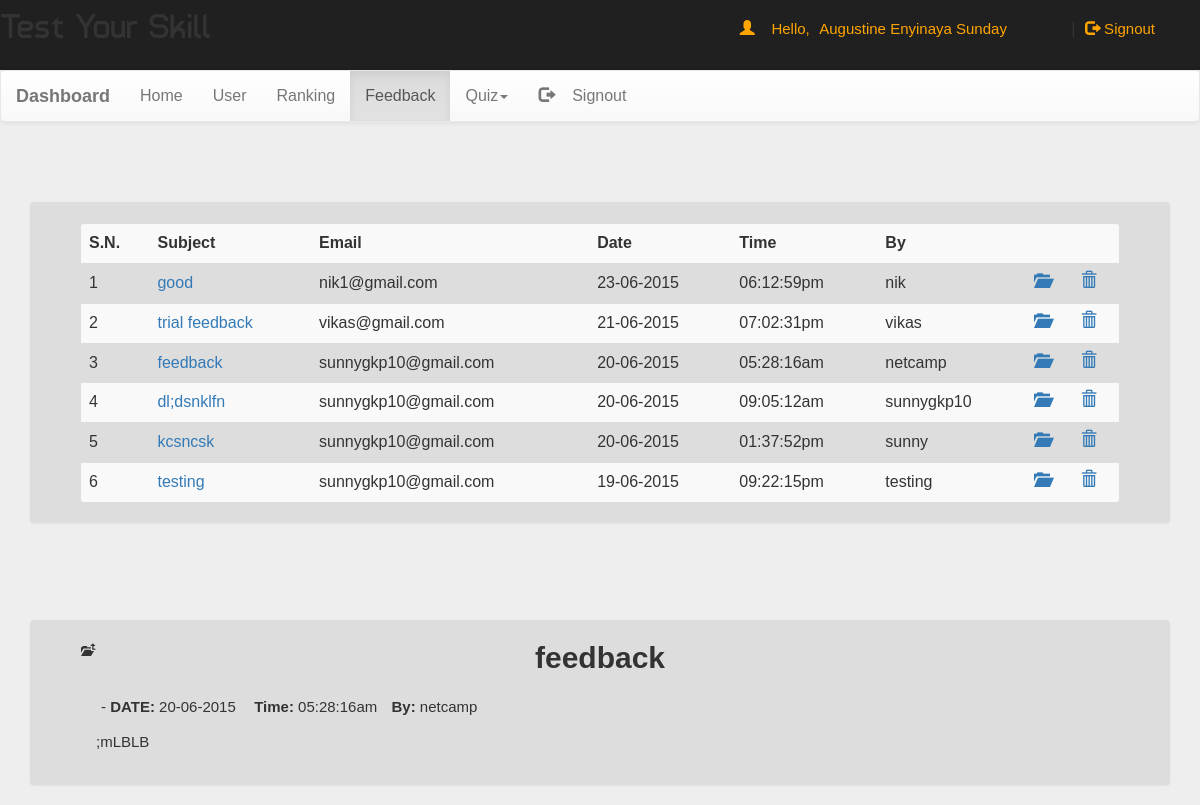
The app's page /dash.php?q=3&fid=5584ddd0da0ab (signed in) with its own data.
### tables this page shows
CREATE TABLE `feedback` (
  `id` text NOT NULL,
  `name` varchar(50) NOT NULL,
  `email` varchar(50) NOT NULL,
  `subject` varchar(500) NOT NULL,
  `feedback` varchar(500) NOT NULL,
  `date` date NOT NULL,
  `time` varchar(50) NOT NULL
);

### dash.php (the view, shortened to what this page needs)
<!DOCTYPE html PUBLIC "-//W3C//DTD XHTML 1.0 Transitional//EN" "http://www.w3.org/TR/xhtml1/DTD/xhtml1-transitional.dtd">
<html xmlns="http://www.w3.org/1999/xhtml">
<head>
<link  rel="stylesheet" href="css/bootstrap.min.css"/>
 <link  rel="stylesheet" href="css/bootstrap-theme.min.css"/>
 <link rel="stylesheet" href="css/main.css">
 <link  rel="stylesheet" href="css/font.css">
</head>
<body  style="background:#eee;">
<div class="header">
<div class="row">
<div class="col-lg-6">
<span class="logo">Test Your Skill</span></div>
<?php
 include_once 'dbConnection.php';
  if(!(isset($_SESSION['email']))){
header("location:index.php");
}
else
{
$name = $_SESSION['name'];;
echo '<span class="pull-right top title1" ><span class="log1"><span class="glyphicon glyphicon-user" aria-hidden="true"></span>&nbsp;&nbsp;&nbsp;&nbsp;Hello,</span> <a href="account.php" class="log log1">'.$name.'</a>&nbsp;|&nbsp;<a href="logout.php?q=account.php" class="log"><span class="glyphicon glyphicon-log-out" aria-hidden="true"></span>&nbsp;Signout</button></a></span>';
}?>
</div></div>
<nav class="navbar navbar-default title1">
  <div class="container-fluid">
    <div class="navbar-header">
      <a class="navbar-brand" href="dash.php?q=0"><b>Dashboard</b></a>
    </div>
    <div class="collapse navbar-collapse" id="bs-example-navbar-collapse-1">
      <ul class="nav navbar-nav">
        <li <?php if(@$_GET['q']==0) echo'class="active"'; ?>><a href="dash.php?q=0">Home<span class="sr-only">(current)</span></a></li>
        <li <?php if(@$_GET['q']==1) echo'class="active"'; ?>><a href="dash.php?q=1">User</a></li>
		<li <?php if(@$_GET['q']==2) echo'class="active"'; ?>><a href="dash.php?q=2">Ranking</a></li>
		<li <?php if(@$_GET['q']==3) echo'class="active"'; ?>><a href="dash.php?q=3">Feedback</a></li>
        <li class="dropdown <?php if(@$_GET['q']==4 || @$_GET['q']==5) echo'active"'; ?>">
          <a href="#" class="dropdown-toggle" data-toggle="dropdown" role="button" aria-haspopup="true" aria-expanded="false">Quiz<span class="caret"></span></a>
        </li><li class="pull-right"> <a href="logout.php?q=account.php"><span class="glyphicon glyphicon-log-out" aria-hidden="true"></span>&nbsp;&nbsp;&nbsp;&nbsp;Signout</a></li>
      </ul>
          </div>
  </div>
</nav>
<div class="container">
<div class="row">
<div class="col-md-12">
<?php if(@$_GET['q']==3) {
$result = mysqli_query($con,"SELECT * FROM `feedback` ORDER BY `feedback`.`date` DESC") or die('Error');
echo  '<div class="panel"><div class="table-responsive"><table class="table table-striped title1">
<tr><td><b>S.N.</b></td><td><b>Subject</b></td><td><b>Email</b></td><td><b>Date</b></td><td><b>Time</b></td><td><b>By</b></td><td></td><td></td></tr>';
$c=1;
while($row = mysqli_fetch_array($result)) {
	$date = $row['date'];
	$date= date("d-m-Y",strtotime($date));
	$time = $row['time'];
	$subject = $row['subject'];
	$name = $row['name'];
	$email = $row['email'];
	$id = $row['id'];
	 echo '<tr><td>'.$c++.'</td>';
	echo '<td><a title="Click to open feedback" href="dash.php?q=3&fid='.$id.'">'.$subject.'</a></td><td>'.$email.'</td><td>'.$date.'</td><td>'.$time.'</td><td>'.$name.'</td>
	<td><a title="Open Feedback" href="dash.php?q=3&fid='.$id.'"><b><span class="glyphicon glyphicon-folder-open" aria-hidden="true"></span></b></a></td>';
	echo '<td><a title="Delete Feedback" href="update.php?fdid='.$id.'"><b><span class="glyphicon glyphicon-trash" aria-hidden="true"></span></b></a></td>
	</tr>';
}
echo '</table></div></div>';
}
?>
<?php if(@$_GET['fid']) {
echo '<br />';
$id=@$_GET['fid'];
$result = mysqli_query($con,"SELECT * FROM feedback WHERE id='$id' ") or die('Error');
while($row = mysqli_fetch_array($result)) {
	$name = $row['name'];
	$subject = $row['subject'];
	$date = $row['date'];
	$date= date("d-m-Y",strtotime($date));
	$time = $row['time'];
	$feedback = $row['feedback'];
echo '<div class="panel"<a title="Back to Archive" href="update.php?q1=2"><b><span class="glyphicon glyphicon-level-up" aria-hidden="true"></span></b></a><h2 style="text-align:center; margin-top:-15px;font-family: "Ubuntu", sans-serif;"><b>'.$subject.'</b></h1>';
 echo '<div class="mCustomScrollbar" data-mcs-theme="dark" style="margin-left:10px;margin-right:10px; max-height:450px; line-height:35px;padding:5px;"><span style="line-height:35px;padding:5px;">-&nbsp;<b>DATE:</b>&nbsp;'.$date.'</span>
<span style="line-height:35px;padding:5px;">&nbsp;<b>Time:</b>&nbsp;'.$time.'</span><span style="line-height:35px;padding:5px;">&nbsp;<b>By:</b>&nbsp;'.$name.'</span><br />'.$feedback.'</div></div>';}
}?>
</div>
</div></div>
</body>
</html>

### css/main.css (style rules this page uses)
body { overflow-x:hidden; width:100%; font: 15px "Century Gothic", "Times Roman", sans-serif; background:#eee; height:100%; background-attachment:fixed; }
.panel { background-color: #ddd !important; margin-top: 60px; padding: 50px; padding-top: 20px; padding-bottom: 20px; }
.header { background:#202020; height:70px; }
.logo { font-family:'typo'; font-size:35px; margin-top: 30px; }
.title1 { font: 16px "Century Gothic", "Times Roman", sans-serif; }
.top { margin-top:20px; }
.log1 { font: 15px 'Ubuntu', sans-serif; color:orange; margin-left:10px; }
.log { margin:10px; margin-right:60px; margin-left:5px; color:orange; text-decoration:none; font-size:20px; font-size:15px; }

### records on screen
feedback: subject "good", email "nik1@gmail.com", date "23-06-2015", time "06:12:59pm", name "nik"
feedback: subject "trial feedback", email "vikas@gmail.com", date "21-06-2015", time "07:02:31pm", name "vikas"
feedback: subject "feedback", email "sunnygkp10@gmail.com", date "20-06-2015", time "05:28:16am", name "netcamp", feedback ";mLBLB"
feedback: subject "dl;dsnklfn", email "sunnygkp10@gmail.com", date "20-06-2015", time "09:05:12am", name "sunnygkp10"
feedback: subject "kcsncsk", email "sunnygkp10@gmail.com", date "20-06-2015", time "01:37:52pm", name "sunny"
feedback: subject "testing", email "sunnygkp10@gmail.com", date "19-06-2015", time "09:22:15pm", name "testing"

### other values on screen
$name "Augustine Enyinaya Sunday"
